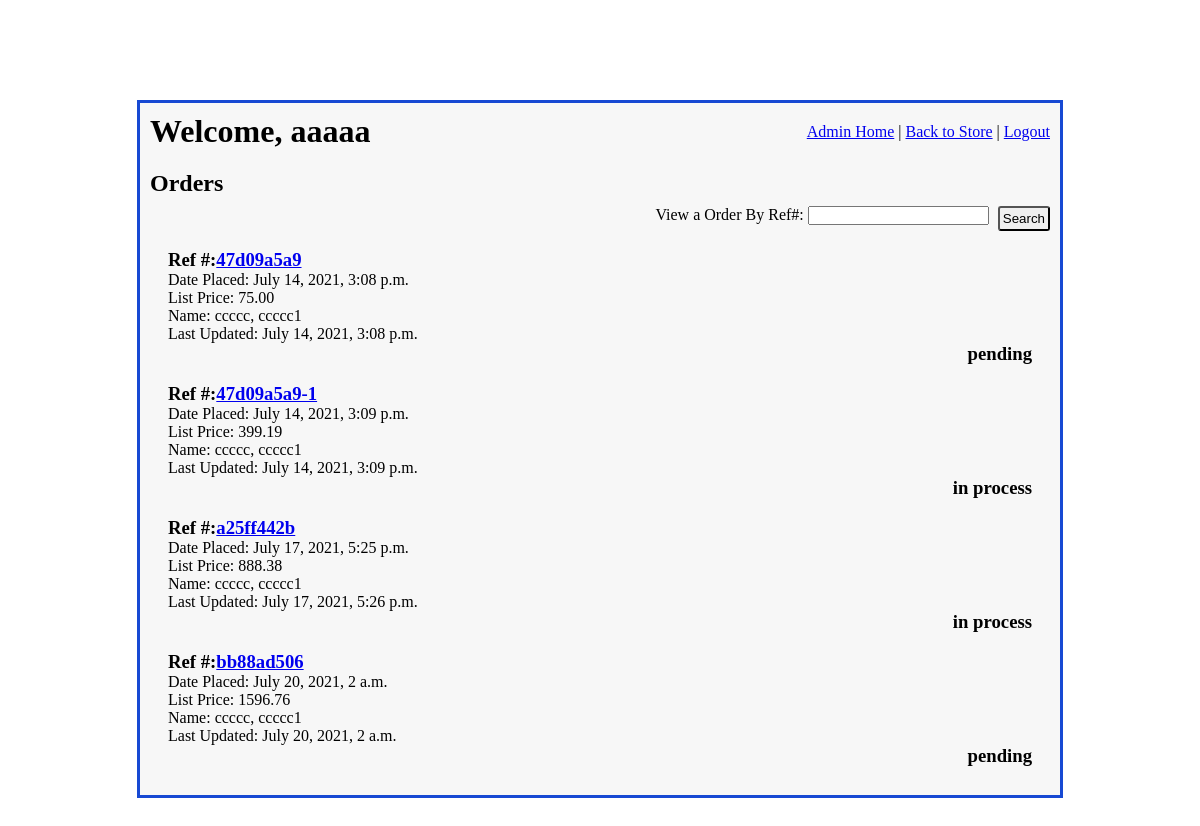
The app's page /admin_access/orders_display/1 (signed in), older data.
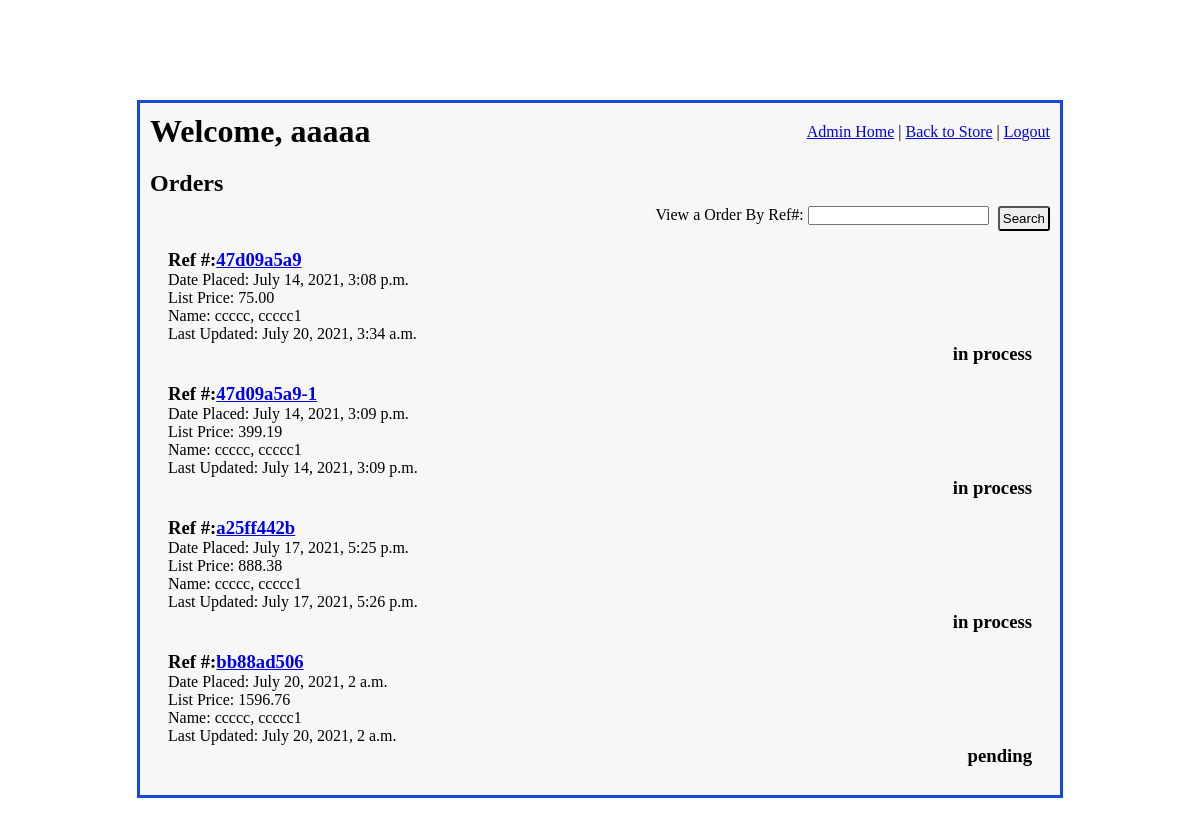
The same page, newer data.
### imgfield_app/models.py (models this page shows)
class Order(models.Model):
    ordered_by = models.ForeignKey(
        User,
        related_name="user_orders",
        on_delete=models.CASCADE
    )
    contact_info =  models.ForeignKey(
        ContactInfo,
        related_name="orders",
        on_delete = models.CASCADE,
        null=True, blank=True,
    )
    ref_number = models.CharField(max_length=10)
    total_price = models.DecimalField(decimal_places=2, max_digits=10, null=True, blank=True)
    status = models.CharField(max_length=27)
    special_instructions = models.TextField(null=True, blank=True)
    office_notes = models.TextField(null=True, blank=True)
    created_at = models.DateTimeField(auto_now_add=True)
    updated_at = models.DateTimeField(auto_now=True)
    objects = OrderManager()

class User(models.Model):
    first_name = models.CharField(max_length=45)
    last_name = models.CharField(max_length=60)
    email = models.CharField(max_length=60)
    password = models.CharField(max_length=60)
    security_level = models.IntegerField()
    created_at = models.DateTimeField(auto_now_add=True)
    updated_at = models.DateTimeField(auto_now=True)
    objects = UserManager()

### admin_app/views.py (the view)
# urls.py: path('orders_display/<int:page_num>', views.orders_display),
def orders_display(request, page_num):
    if 'user_id' in request.session:
        logged_user = User.objects.get(id=request.session['user_id'])
        if logged_user.security_level > 4:
            all_active_orders= Order.objects.exclude(status = "archived").exclude(status="completed").order_by('created_at')
            p = Paginator(all_active_orders, 15)
            page = p.page(page_num)
            num_of_pages = "a" * p.num_pages
            context = {
                'logged_user': logged_user,
                'all_active_orders': page,
                'num_of_pages': num_of_pages,
            }
        return render(request, "orders_display.html", context)
    return redirect("/")

### admin_app/templates/orders_display.html (shortened to what this page needs)
<!DOCTYPE html>
<html lang="en">
<head>
    {% load static %}
    <link rel="stylesheet" href="{% static 'css/admin_main.css' %}">
    <link rel="stylesheet" href="{% static 'css/quotes_display.css' %}">
</head>
<body>
    <div id="wrapper">
        <div id="header">
            <h1>Welcome, {{ logged_user.first_name }}</h1>
            <div id="links">
                <a href="/admin_access">Admin Home</a>  |
                <a href="/">Back to Store</a>  |
                <a href="/signon/logout">Logout</a>
            </div>
        </div>
        <div id="content">
            <h2>Orders</h2>
            <form action="/admin_access/find_order" method="POST">
                <p>View a Order By Ref#: <input type="text" name="order_ref_num"></p>
                <button type="submit">Search</button>
            </form>
            <div id="quotes">
                {% for order in all_active_orders %}
                    <div class="quote_pod">
                        <div class="quote_info">
                            <h3>Ref #:<a href="/admin_access/view_order/{{ order.id }}">{{ order.ref_number }}</a></h3>
                            <p>Date Placed: {{ order.created_at }}</p>
                            <p>List Price: {{order.total_price }}</p>
                            <p>Name: {{ order.ordered_by.last_name }}, {{ order.ordered_by.first_name }}</p>
                            <p>Last Updated: {{ order.updated_at }}</p>
                        </div>
                        <div class="quote_status">
                            <h3 class="status">{{ order.status }}</h3>
                        </div>
                    </div>
                {% endfor%}
            </div>
        </div>
    </div>
</body>
</html>

Row changes from the older to the newer data that the page shows:
changed Order: updated_at "July 14, 2021, 3:08 p.m." → "July 20, 2021, 3:34 a.m."; status "pending" → "in process"
